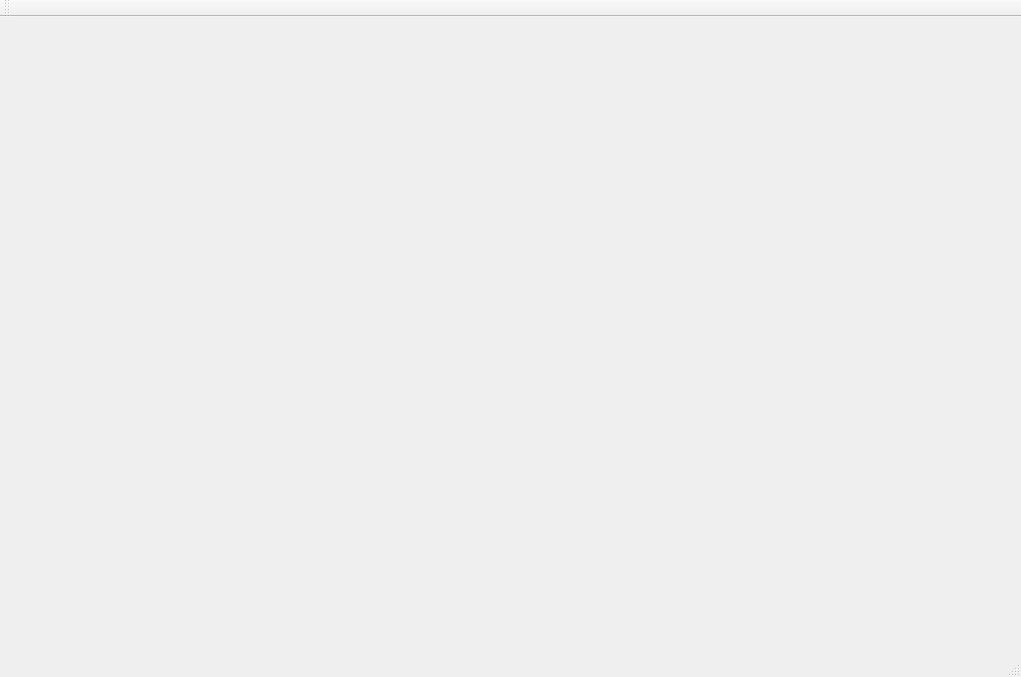
<?xml version="1.0" encoding="UTF-8"?>
<ui version="4.0">
 <class>MainWindow</class>
 <widget class="QMainWindow" name="MainWindow">
  <property name="geometry">
   <rect>
    <x>0</x>
    <y>0</y>
    <width>1021</width>
    <height>677</height>
   </rect>
  </property>
  <property name="sizePolicy">
   <sizepolicy hsizetype="Fixed" vsizetype="Fixed">
    <horstretch>0</horstretch>
    <verstretch>0</verstretch>
   </sizepolicy>
  </property>
  <property name="windowTitle">
   <string>ChessGame</string>
  </property>
  <widget class="QWidget" name="centralWidget">
   <widget class="QLabel" name="ChessBoard">
    <property name="geometry">
     <rect>
      <x>250</x>
      <y>17</y>
      <width>521</width>
      <height>577</height>
     </rect>
    </property>
    <property name="text">
     <string/>
    </property>
    <property name="pixmap">
     <pixmap resource="source.qrc">:/Pics/board.gif</pixmap>
    </property>
   </widget>
  </widget>
  <widget class="QToolBar" name="mainToolBar">
   <attribute name="toolBarArea">
    <enum>TopToolBarArea</enum>
   </attribute>
   <attribute name="toolBarBreak">
    <bool>false</bool>
   </attribute>
  </widget>
  <widget class="QStatusBar" name="statusBar"/>
 </widget>
 <layoutdefault spacing="6" margin="11"/>
 <resources>
  <include location="source.qrc"/>
 </resources>
 <connections/>
</ui>
